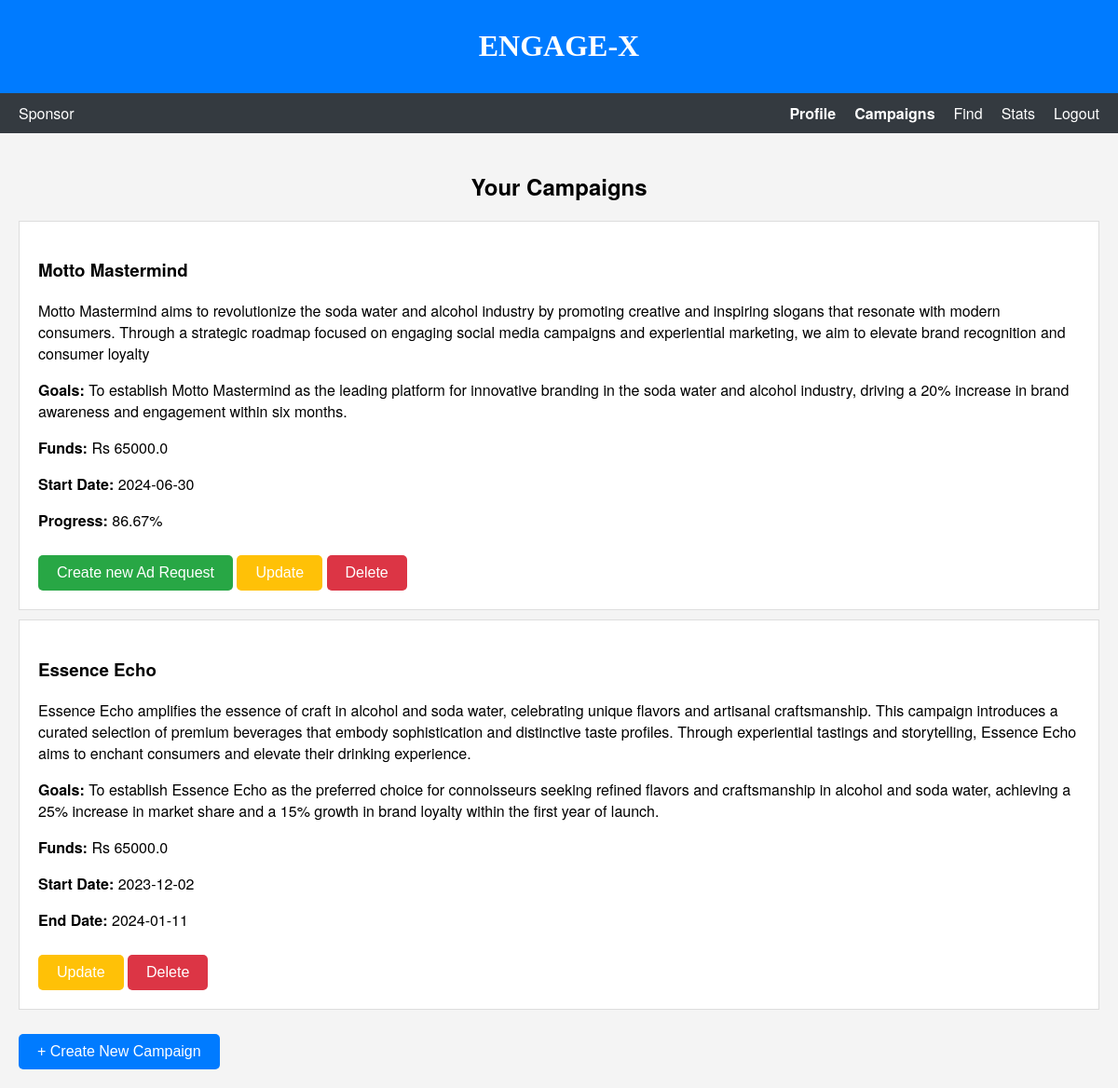
The app's page /scampaigns (signed in), older data.
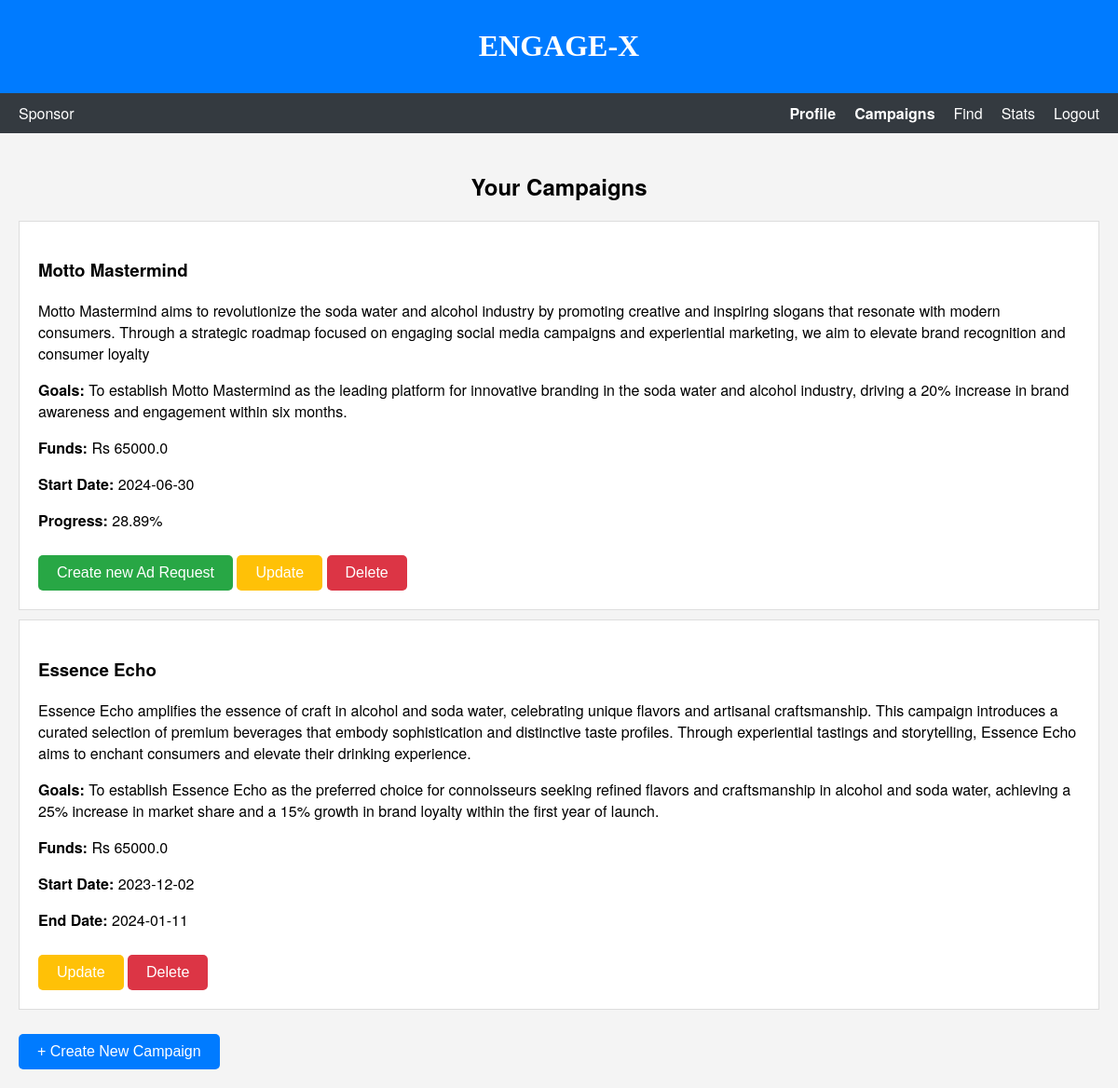
The same page, newer data.
### models.py (models this page shows)
class Campaign(db.Model):
    __tablename__ = "campaign"
    id = db.Column(db.Integer, primary_key=True, autoincrement=True)
    sponsor_id = db.Column(db.Integer, db.ForeignKey("user.id"), nullable=False)
    title = db.Column(db.String, nullable=False)
    description = db.Column(db.String, nullable=False)
    goals = db.Column(db.Text, nullable=False)
    start_date = db.Column(db.String, nullable=False)
    days = db.Column(db.Integer, nullable=False)
    funds = db.Column(db.Float, nullable=False)
    visibility = db.Column(db.String, nullable=False)  # public or private
    sponsor = db.relationship('User', back_populates='campaigns')
    ad_requests = db.relationship('AdRequest', back_populates='campaign')
    def get_end_date(self):
        start_date_obj = datetime.strptime(self.start_date, "%Y-%m-%d")
        end_date_obj = start_date_obj + timedelta(days=self.days)
        return end_date_obj.strftime("%Y-%m-%d")
    def get_progress(self):
        start_date_obj = datetime.strptime(self.start_date, "%Y-%m-%d")
        today = datetime.today()
        elapsed_days = (today - start_date_obj).days
        progress = "{:.2f}".format((elapsed_days / self.days) * 100)  # Format progress to 2 decimal places
        progress = min(max(float(progress), 0), 100)  # Ensure progress is between 0 and 100
        return progress

### app.py (the view)
@app.route('/scampaigns', methods = ['GET', 'POST'])
def scampaigns():
    dat = Campaign.query.filter(Campaign.sponsor_id == current_userID).all()
    for campaign in dat:
        campaign.end_date = campaign.get_end_date()
        campaign.progress = campaign.get_progress()
    today_date = datetime.today().strftime("%Y-%m-%d")
    return rt('campaign_sponsor.html', campaigns = dat, today_date = today_date, userID = current_userID)

### templates/campaign_sponsor.html (shortened to what this page needs)
<!DOCTYPE html>
<html lang="en">
<head>
    <link rel="stylesheet" href="/static/css/camp_spons.css">
</head>
<body>
    <header>
        <h1>ENGAGE-X</h1>
    </header>
    <nav class="navbar">
        <div class="navbar-left">
            <span>Sponsor</span>
        </div>
        <div class="navbar-right">
            <a href="{{ url_for('sdashboard') }}" class="active" id="profile-link">Profile</a>
            <a href="#" class="active" id="campaigns-link">Campaigns</a>
            <a href="{{ url_for('find_sponsor') }}" id="find-link">Find</a>
            <a href="#">Stats</a>
            <a href="{{ url_for('logout') }}">Logout</a>
        </div>
    </nav>
    <div id="campaigns-section" class="campaigns-section">
        <h2>Your Campaigns</h2>
        <ul id="campaign-list">
            {% for campaign in campaigns %}
                <li class="campaign-item">
                    <h3>{{ campaign.title }}</h3>
                    <p>{{ campaign.description }}</p>
                    <p><strong>Goals:</strong> {{ campaign.goals }}</p>
                    <p><strong>Funds:</strong> Rs {{ campaign.funds }}</p>
                    <p><strong>Start Date:</strong> {{ campaign.start_date }}</p>
                    {% if campaign.end_date < today_date %}
                        <p><strong>End Date:</strong> {{ campaign.end_date }}</p>
                    {% else %}
                        <p><strong>Progress:</strong> {{ campaign.progress }}%</p>
                        <button type="button" class="request-button" data-campaign-id="{{ campaign.id }}">Create new Ad Request</button>
                    {% endif %}
                    <button type="button" id="update-button" class="update-button" data-campaign-id="{{ campaign.id }}">Update</button>
                    <button type="button" id="delete-button" class="delete-button" data-campaign-id="{{ campaign.id }}">Delete</button>
                </li>
            {% endfor %}
        </ul>
        <button id="create-campaign-button" class="create-campaign-button">+ Create New Campaign</button>
    </div>
</body>
</html>

Row changes from the older to the newer data that the page shows:
changed Campaign "Motto Mastermind": progress "86.67" → "28.89"
